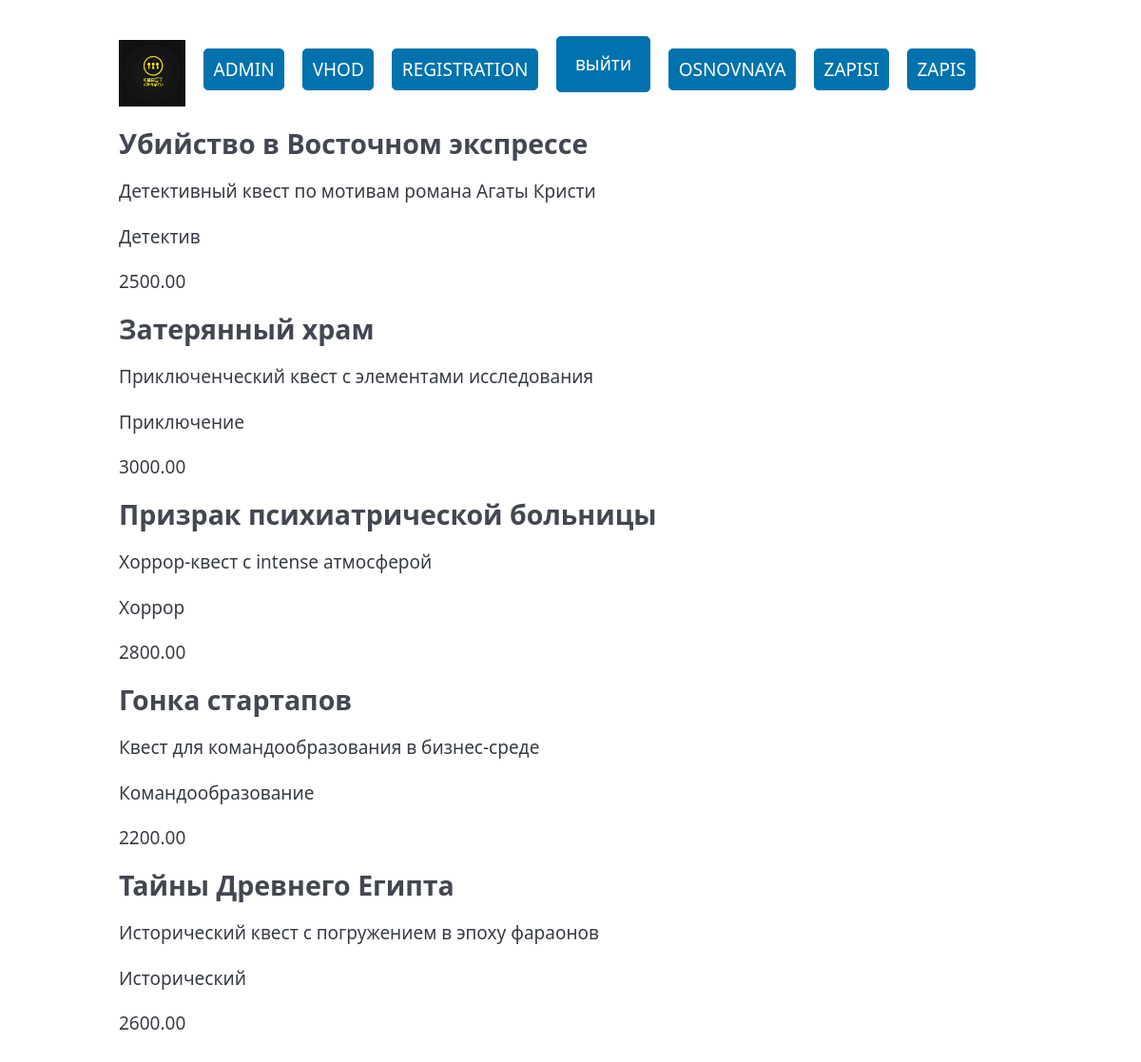
/ (signed in), run on the app's committed database.
### quest/models.py (models this page shows, shortened)
class Quest(models.Model):
    name = models.CharField(max_length=255)
    description = models.TextField()
    quest_type = models.ForeignKey('QuestType', on_delete=models.CASCADE)
    difficulty = models.ForeignKey('QuestDifficulty', on_delete=models.CASCADE)
    price = models.DecimalField(max_digits=10, decimal_places=2)  # max_digits and decimal_places have been guessed, as this database handles decimal fields as float
    max_participants = models.IntegerField()
    class Meta:
        managed = False
        db_table = 'quest'

class QuestType(models.Model):
    name = models.CharField(max_length=255)
    description = models.TextField(blank=True, null=True)
    class Meta:
        managed = False
        db_table = 'quest_type'
    def __str__(self):
        return self.name

### quest/views.py (the view)
# urls.py: path('', index, name='base'),
@login_required
def index(request):
    quests = Quest.objects.all()
    return render(request, template_name='dashboard.html', context={'quests': quests})

### quest/templates/dashboard.html
{% extends "base.html" %}
{% block content %}
{% for quest in quests %}
{% include "quest.html" %}
{% endfor %}
{% endblock content %}

### quest/templates/quest.html
<div>
    <h3> {{quest.name}} </h3>
    <p> {{quest.description}} </p>
    <p>{{quest.quest_type}} </p>
    <p> {{quest.price}} </p>
</div>

### data on the page
Quest: name "Убийство в Восточном экспрессе", description "Детективный квест по мотивам романа Агаты Кристи", quest_type "Детектив", price "2500.00"
Quest: name "Затерянный храм", description "Приключенческий квест с элементами исследования", quest_type "Приключение", price "3000.00"
Quest: name "Призрак психиатрической больницы", description "Хоррор-квест с intense атмосферой", quest_type "Хоррор", price "2800.00"
Quest: name "Гонка стартапов", description "Квест для командообразования в бизнес-среде", quest_type "Командообразование", price "2200.00"
Quest: name "Тайны Древнего Египта", description "Исторический квест с погружением в эпоху фараонов", quest_type "Исторический", price "2600.00"
